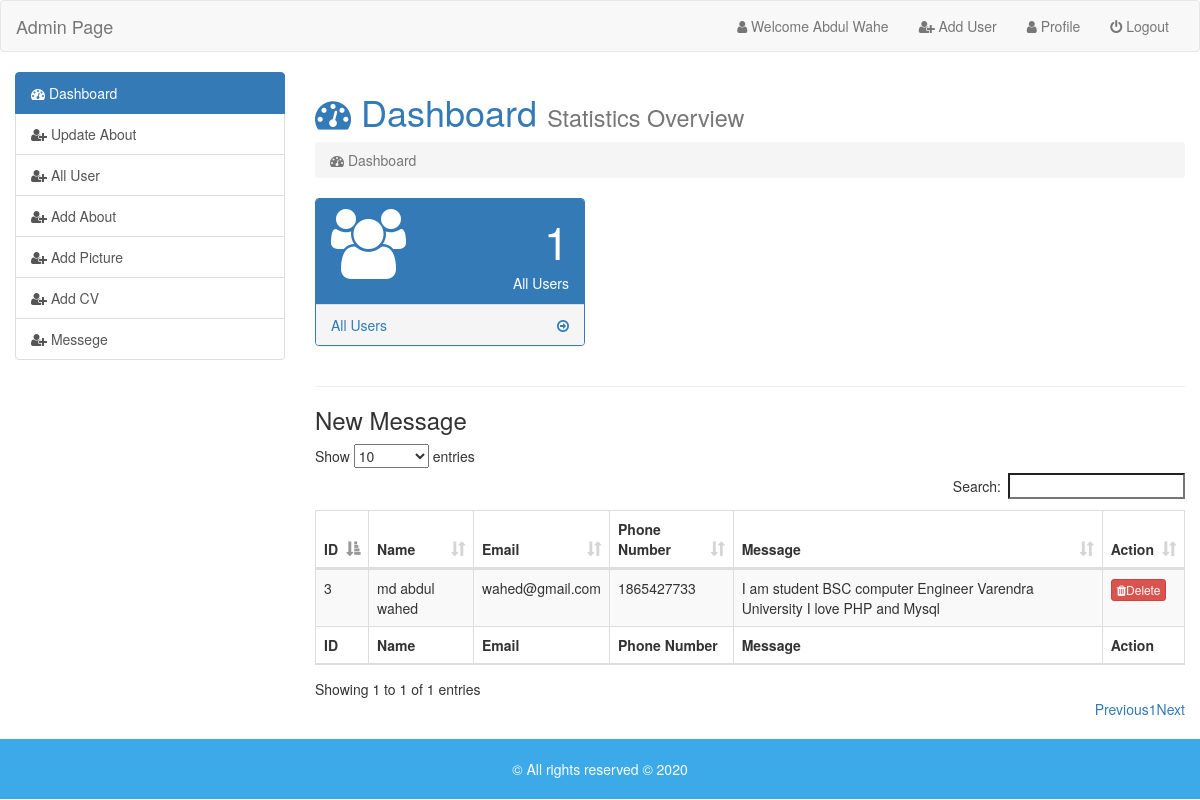
The page /admin/index.php (signed in) on the database its author committed.
### tables this page shows
CREATE TABLE `contact` (
  `Id` int(11) NOT NULL,
  `name` varchar(100) NOT NULL,
  `email` varchar(100) NOT NULL,
  `phoneno` int(11) NOT NULL,
  `discription` varchar(500) NOT NULL
);

### admin/dashboard.php (the view, shortened to what this page needs)
<h1 class="text-primary"><i class="fa fa-dashboard"></i> Dashboard <small>Statistics Overview</small></h1>
				<ol class="breadcrumb">
				  <li class="active"><i class="fa fa-dashboard"></i> Dashboard</li>
				</ol>
<?php
$query = mysqli_query($con,"SELECT * FROM `admin`");
$total_user = mysqli_num_rows($query);
?>
				<div class="row">
					<div class="col-sm-4">
						<div class="panel panel-primary">
							<div class="panel-heading">
								<div class="row">
									<div class="col-xs-3">
										<i class="fa fa-users fa-5x"></i>
									</div>
									<div class="col-xs-9">
										<div class="pull-right"style="font-size:45px"><?php echo $total_user;?></div>
										<div class="clearfix"></div>
										<div class="pull-right">All Users</div>
									</div>
								</div>
							</div>
							<a href="index.php?page=all_user">
								<div class="panel-footer">
									<span class="pull-left">All Users</span>
									<span class="pull-right"><i class="fa fa-arrow-circle-o-right"></i></span>
									<div class="clearfix"></div>
								</div>
							</a>
						</div>
					</div>
				</div>
				<hr />
				<h3>New Message</h3>
				<div class="table-responsive">
				<table id="example" class="table table-striped table-bordered" style="width:100%">
        <thead>
            <tr>
                <th>ID</th>
                <th>Name</th>
                <th>Email</th>
                <th>Phone Number</th>
                <th>Message</th>
                <th>Action</th>
            </tr>
        </thead>
        <tbody>
<?php
		$query = mysqli_query($con,"SELECT * FROM `contact`");
		while($row = mysqli_fetch_assoc($query)){
		?>
            <tr>
                <td><?php echo $row['Id'];?></td>
                <td><?php echo $row['name'];?></td>
                <td><?php echo $row['email'];?></td>
                <td><?php echo $row['phoneno'];?></td>
                <td><?php echo $row['discription'];?></td>
                <td><a href="message_delete.php?Id=<?php echo $row['Id']?>" class="btn btn-xs btn-danger"><i class="fa fa-trash"></i>Delete</a></td>
            </tr>
		<?php }?>
           </tbody>
        <tfoot>
            <tr>
                <th>ID</th>
                <th>Name</th>
                <th>Email</th>
                <th>Phone Number</th>
                <th>Message</th>
                <th>Action</th>
            </tr>
        </tfoot>
    </table>
				</div>

### admin/index.php (shortened to what this page needs)
<?php
include "connection.php";
?>
<?php
$user_email=$_SESSION['email'];
$query = mysqli_query($con,"SELECT * FROM `admin` WHERE `email`='$user_email' ");
$result = mysqli_fetch_assoc($query);
?>
<!DOCTYPE html>
<html lang="en">
  <head>
    <link href="css/bootstrap.min.css" rel="stylesheet">
    <link href="css/font-awesome.min.css" rel="stylesheet">
    <link href="css/dataTables.bootstrap.min.css" rel="stylesheet">
	<link rel="stylesheet" href="css/style.css" />
  </head>
  <body>
    <nav class="navbar navbar-default">
  <div class="container-fluid">
    <div class="navbar-header">
      <a class="navbar-brand" href="index.php">Admin Page</a>
    </div>
    <div class="collapse navbar-collapse" id="bs-example-navbar-collapse-1">
      <ul class="nav navbar-nav navbar-right">
        <li><a href="index.php?page=user_profile"><i class=" fa fa-user "></i> Welcome <?php echo $result['name'];?></a></li>
        <li><a href="index.php?page=adduser"><i class=" fa fa-user-plus "></i> Add User</a></li>
        <li><a href="index.php?page=user_profile"><i class=" fa fa-user "></i> Profile</a></li>
        <li><a href="logout.php"><i class=" fa fa-power-off "></i> Logout</a></li>
      </ul>
    </div>
  </div>
</nav>
<div class="container-fluid">
	<div class="row ">
		<div class="col-sm-3 	">
			<div class="list-group ">
				  <a href="index.php?page=dashboard" class="list-group-item active ">
					<i class="fa fa-dashboard"></i>  Dashboard
				  </a>
				  <a href="index.php?page=update_about" class="list-group-item "> <i class="fa fa-user-plus"></i> Update About</a>
				  <a href="index.php?page=all_user" class="list-group-item"> <i class="fa fa-user-plus"></i> All User</a>
				  <a href="index.php?page=addabout" class="list-group-item"> <i class="fa fa-user-plus"></i> Add About</a>
				  <a href="index.php?page=add_pgallery" class="list-group-item"> <i class="fa fa-user-plus"></i> Add Picture</a>
				  <a href="index.php?page=addcv" class="list-group-item"> <i class="fa fa-user-plus"></i> Add CV</a>
				  <a href="index.php?page=contact" class="list-group-item"> <i class="fa fa-user-plus"></i> Messege</a>
			</div>
		</div>
		<div class="col-sm-9">
			<div class="content" style="min-hight:500px;">
				<?php
				if(isset($_GET['page'])){
					$page = $_GET['page'].'.php';
				}else{
					$page = "dashboard.php";
				}
				if(file_exists($page)){
					require_once $page;
				}else{
					echo"<h1>File Not Found</h1>";
				}
				?>
			</div>
		</div>
	</div>
</div>
<footer class="footer-area" style="
		background:#3CA9E8;
		text-align:center;
		padding:20px 0;color:#fff;
		margin-top:20px;">
	<p style="margin:0;">© All rights reserved © 2020 </p>
</footer>
  </body>
</html>

### admin/css/style.css (style rules this page uses)
.content { min-height:500px; }

### rows shown on the page
contact: Id "3", name "md abdul wahed", email "wahed@gmail.com", phoneno "1865427733", discription "I am student BSC computer Engineer Varendra University I love PHP and Mysql"

### other values the page prints
$result['name'] "Abdul Wahe"
$total_user "1"
